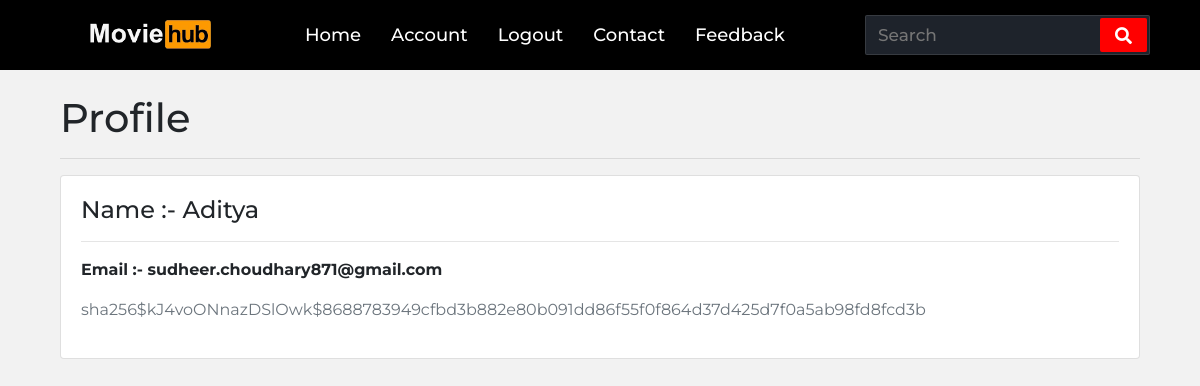
Page /account (signed in) on the earlier database version.
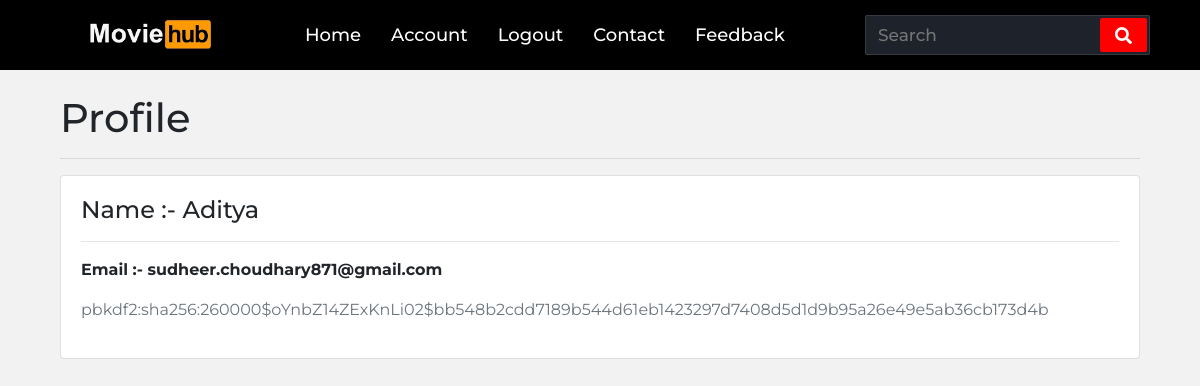
Same page on the later database version.
### website/models.py (models this page shows)
class User(db.Model, UserMixin):
    id = db.Column(db.Integer, primary_key=True)
    email = db.Column(db.String(150), unique=True)
    password = db.Column(db.String(150))
    first_name = db.Column(db.String(150))
    notes = db.relationship('Note')

### website/views.py (the view, shortened to what this page needs)
@views.route('/account', methods = ["GET","POST"])
def profile():
    return render_template('profile.html', user=current_user)

### website/__init__.py (called while the page is built)
def create_app():
    app = Flask(__name__)
    app.config['SECRET_KEY'] = 'hjshjhdjah kjshkjdhjs'
    app.config['SQLALCHEMY_DATABASE_URI'] = f'sqlite:///{DB_NAME}'
    db.init_app(app)
    from .views import views
    from .auth import auth
    app.register_blueprint(views, url_prefix='/')
    app.register_blueprint(auth, url_prefix='/')
    from .models import User, Note
    create_database(app)
    login_manager = LoginManager()
    login_manager.login_view = 'auth.login'
    login_manager.init_app(app)
    @login_manager.user_loader
    def load_user(id):
        return User.query.get(int(id))
    return app

### website/templates/profile.html (shortened to what this page needs)
{% extends "base.html" %} {% block title %}Profile{% endblock %}
{% block css %}
<link rel="stylesheet" href="{{ url_for('static', filename='css/accordion.css')}}">
{% endblock %}
{% block content %}
<div class="container">
    <div class="row">
        <div class="col">
            <br>
            <h1>Profile</h1>
            <hr>
            <div class="card">
                <div class="card-body">
                    <h4>Name :- {{ user.first_name }}</h4>
                    <hr>
                    {% if user %}
                    <p><b>Email :- {{user.email}}</b></p>
                    <p class = 'text-muted'>{{user.password}}</p>
                    {% else %}
                    <p>User not found</p>
                    {% endif %}
                </div>
            </div>
{% endblock %}

### website/templates/base.html (shortened to what this page needs)
<!DOCTYPE html>
<html>
  <head>
    <link
      rel="stylesheet"
      href="https://stackpath.bootstrapcdn.com/bootstrap/4.4.1/css/bootstrap.min.css"
    />
    <link
      rel="stylesheet"
      href="https://stackpath.bootstrapcdn.com/font-awesome/4.7.0/css/font-awesome.min.css"
    />
    <link rel="stylesheet" href="https://cdnjs.cloudflare.com/ajax/libs/font-awesome/5.15.3/css/all.min.css"/>
    <link rel="stylesheet" href="{{ url_for('static', filename='css/nav.css')}}">
    {% block css %}
    {% endblock %}
  </head>
  <body>
    {% block navbar %}
    <nav>
      <div class="logo">
         <img src="/static/images/newlogo.png" class="img-logo">
      </div>
      <div class="nav-items">
         <li><a href="/">Home</a></li>
         <li><a href="/account">Account</a></li>
         <li><a href="/logout">Logout</a></li>
         <li><a href="#">Contact</a></li>
         <li><a href="#">Feedback</a></li>
      </div>
      <form action="#">
         <input type="search" class="search-data" placeholder="Search" required>
         <button type="submit" class="fas fa-search"></button>
      </form>
   </nav>
    {% endblock %}
    <div class="container">{% block content %} {% endblock %}</div>
  </body>
</html>

### website/static/css/nav.css (style rules this page uses)
* { margin: 0; padding: 0; outline: none; box-sizing: border-box; font-family: 'Montserrat', sans-serif; }
body { background: #f2f2f2; }
nav { background: black; display: flex; flex-wrap: wrap; align-items: center; justify-content: space-between; height: 70px; padding: 0 100px; }
nav .logo { color: #fff; font-size: 30px; font-weight: 600; letter-spacing: -1px; }
nav .nav-items { display: flex; flex: 1; padding: 0 0 0 40px; }
nav .nav-items li { list-style: none; padding: 0 15px; }
nav .nav-items li a { color: #fff; font-size: 18px; font-weight: 500; text-decoration: none; }
nav form { display: flex; height: 40px; padding: 2px; background: #1e232b; min-width: 18%!important; border-radius: 2px; border: 1px solid rgba(155,155,155,0.2); }
nav form .search-data { width: 100%; height: 100%; padding: 0 10px; color: #fff; font-size: 17px; border: none; font-weight: 500; background: none; }
nav form button { padding: 0 15px; color: #fff; font-size: 17px; background: red; border: none; border-radius: 2px; cursor: pointer; }
.img-logo { margin-left: 0; width: 200px; }
@media (max-width: 1245px) { nav { padding: 0 50px; } }

Differences in the rows shown:
changed User "Aditya": password "sha256$kJ4voONnazDSlOwk$8688783949cfbd3b882e80b091dd86f55f0f864d37d425d7f0a5ab98fd8fcd3b" → "pbkdf2:sha256:260000$oYnbZ14ZExKnLi02$bb548b2cdd7189b544d61eb1423297d7408d5d1d9b95a26e49e5ab36cb173d4b"
